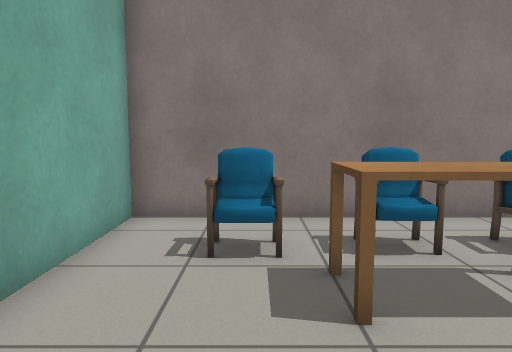
View 1 (above)

18 first-person views from a walk through a robot-simulator world made for Gazebo. The camera is 0.9 m above the floor, tilts 6° down and sees 70° across. The floor is counted in squares, 0.5 m on a side. Each view is taken from the middle of a square. On the plan, view 1 faces up. The plan holds only what a view shows up to about 18 squares ahead; the rest is blank. The place goes on beyond the plan. Simple patterns stand in for the simulator's built-in surfaces. Some stock models are drawn as simple stand-ins.

View 2
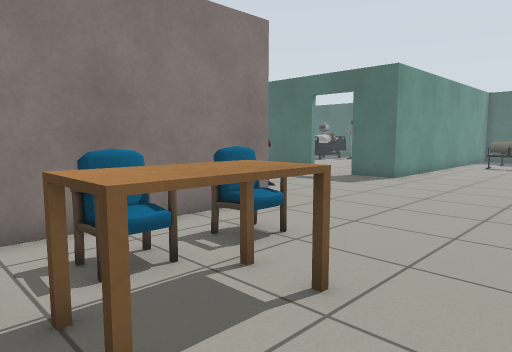

View 3
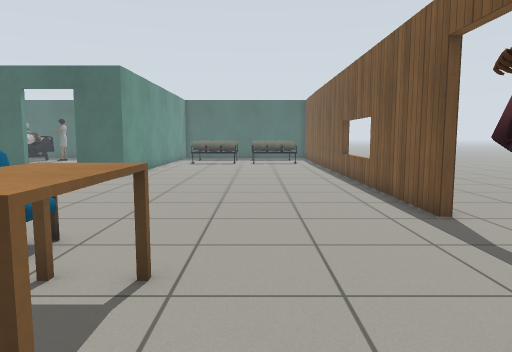

View 4
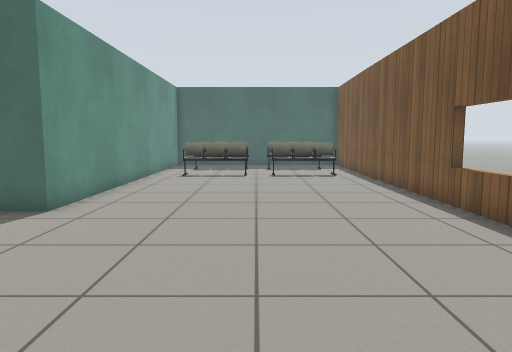

View 5
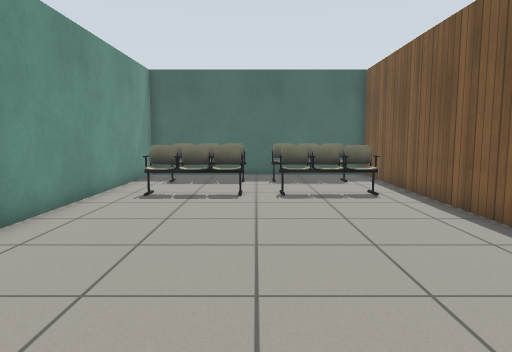

View 6
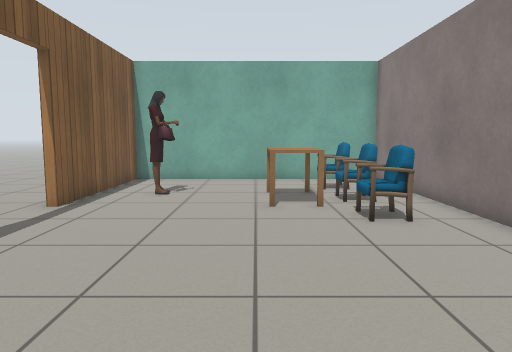

View 7
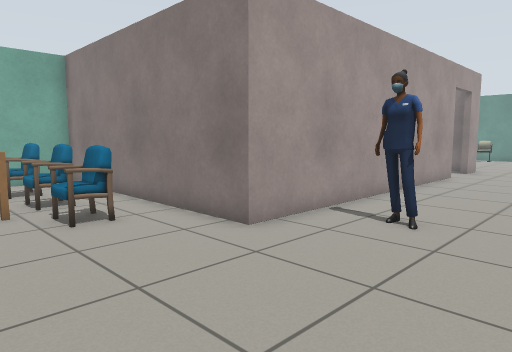

View 8
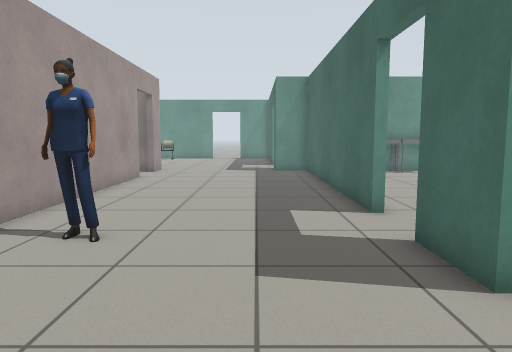

View 9
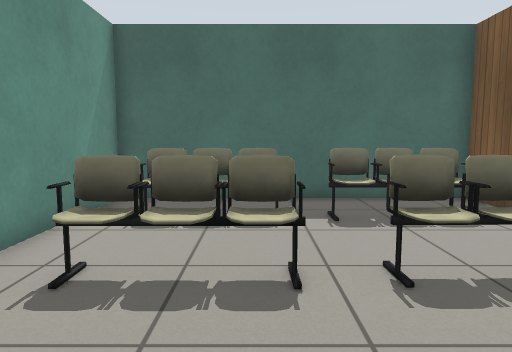

View 10
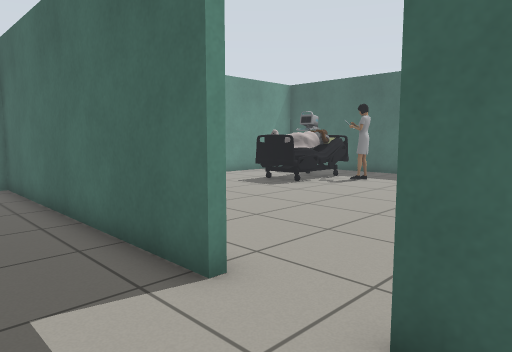

View 11
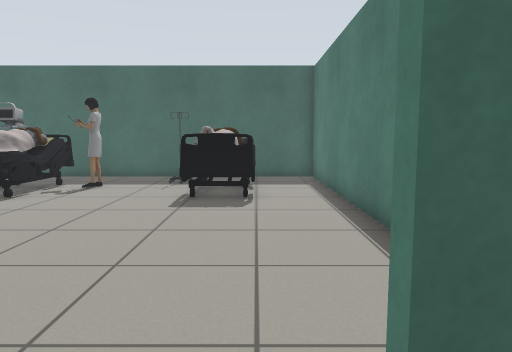

View 12
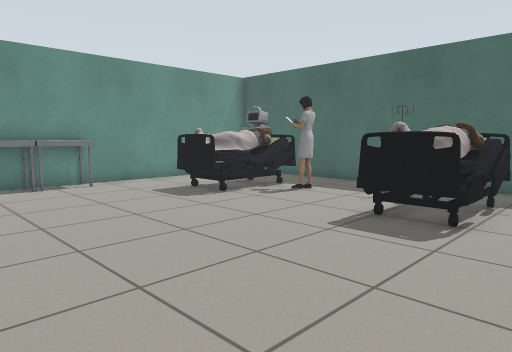

View 13
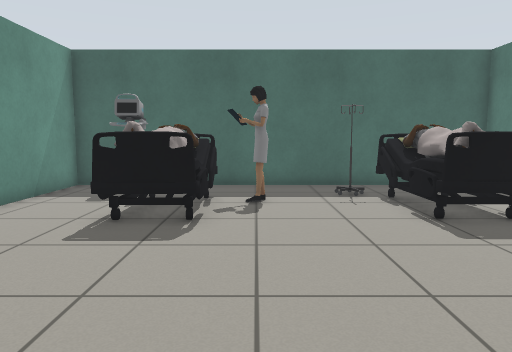

View 14
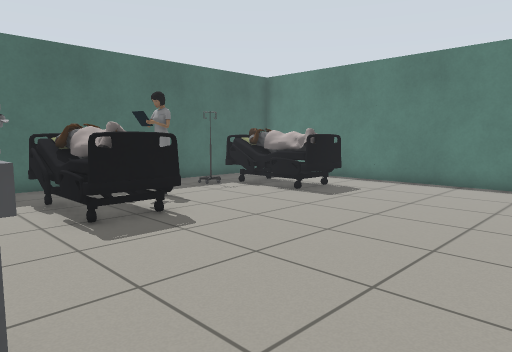

View 15
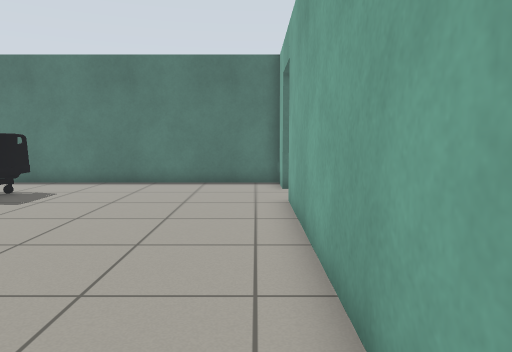

View 16
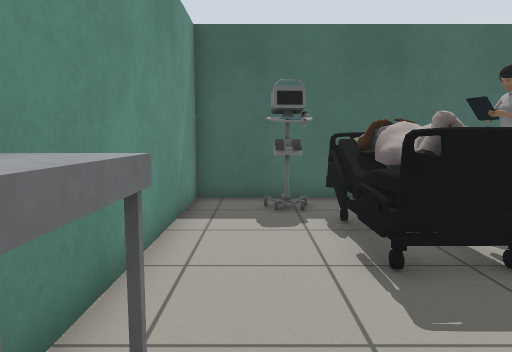

View 17
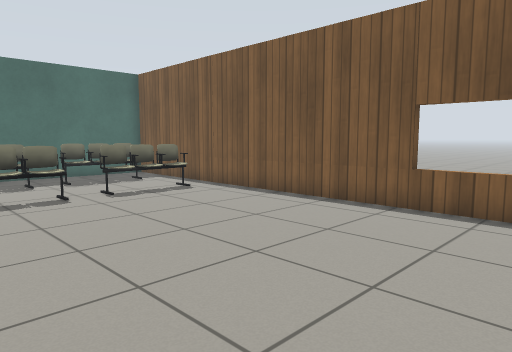

View 18
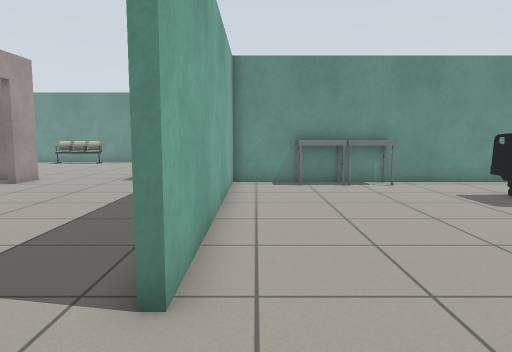

### Floor plan
Points are (right, up) in squares from view 1. A wall is a line through its corners. A room is listed if a view was taken in it or the views show most of it. See-through windows are left out.
Room 1 (views 1, 2, 3, 4, 5, 6, 7, 8, 9, 10, 11, 17)
walls: (15.8, 12.5) (15.8, 23.9); (7.1, -2.2) (30.8, -2.2) (30.8, 8.1) (15.8, 8.1) (15.8, 10.2); (7.7, 20.9) (7.7, 8.1) (-2.8, 8.1) (-2.8, -2.2) (3.6, -2.2); (7.7, 24.7) (7.7, 23.2)
ways out: open door at (16, 11.5) to room 2; open door at (5.5, -2); open door at (7.5, 22)
objects: chair (-1, 5) to (0, 6); person (1, 0) to (2, 0); desk (1, 3) to (4, 5); chair (2, 5) to (3, 6); chair (4, 5) to (5, 6); other object (9, 10) to (10, 11); chair (24, -1) to (25, 2); chair (24, 3) to (25, 6); chair (28, -1) to (29, 2); chair (28, 3) to (29, 6)
Room 2 (views 12, 13, 14, 15, 16, 18)
walls: (16.1, 10.2) (16.1, 8.4) (30.8, 8.4) (30.8, 23.8) (16.1, 23.8) (16.1, 12.5)
ways out: open door at (16, 11.5) to room 1
objects: cart (19, 23) to (20, 23); cart (21, 23) to (22, 23); person (24, 11) to (29, 13); person (24, 18) to (28, 20); person (27, 17) to (28, 18); other object (29, 14); other object (29, 21) to (30, 22)

Where each view was taken, in squares from view 1:
view 1: 0 up, 0 right, facing up
view 2: 1 up, 0 right, facing up-right
view 3: 2 up, 1 left, facing right
view 4: 3 up, 7 right, facing right
view 5: 3 up, 13 right, facing right
view 6: 3 up, 13 right, facing left
view 7: 3 up, 13 right, facing up-left
view 8: 4 up, 13 right, facing up
view 9: 4 up, 20 right, facing right
view 10: 9 up, 13 right, facing up-right
view 11: 11 up, 14 right, facing right
view 12: 9 up, 17 right, facing up-right
view 13: 17 up, 17 right, facing right
view 14: 23 up, 17 right, facing down-right
view 15: 23 up, 17 right, facing down
view 16: 22 up, 20 right, facing right
view 17: 7 up, 13 right, facing down-right
view 18: 9 up, 17 right, facing up
